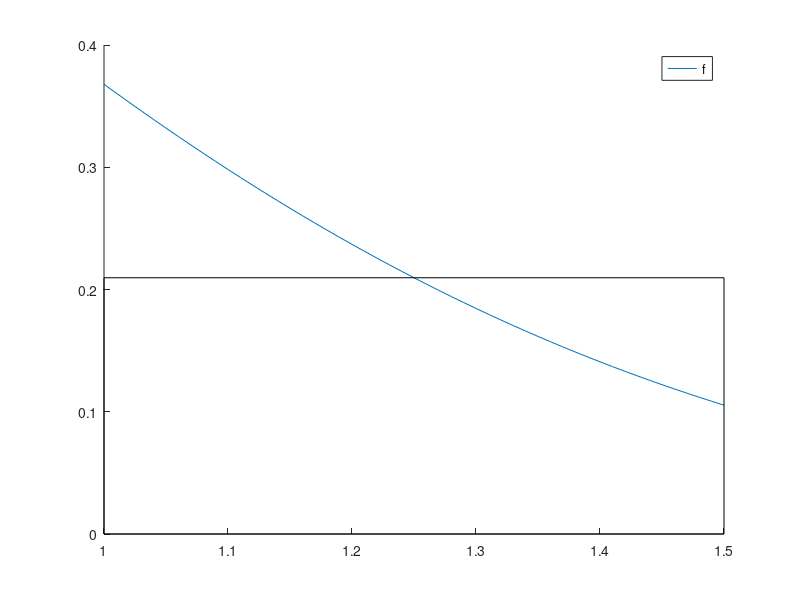

MATLAB code to generate this figure:
xi = @(a, b, n, i) a + ((b - a) / (2 * n)) + (i  - 1) .* ((b - a) / n);
rectangle_ = @(f, a, b, n) ((b - a) / n) * sum(f(xi(a, b, n, [1 : n])));

F = @(x) exp(-(x .^ 2));

0.1094
A = 1;
B = 1.5;

r1 = rectangle_(F, A, B, 1)

r150 = rectangle_(F, A, B, 150)
r500 = rectangle_(F, A, B, 500)

X = [1 : 0.01 : 1.5];

clf;
hold on;

plot(X, F(X), ';f;');
#fill(vertices(:,1), vertices(:,2), "g");
rectangle("Position", [A 0 B-A F((A+B)/2)]);

hold off;
